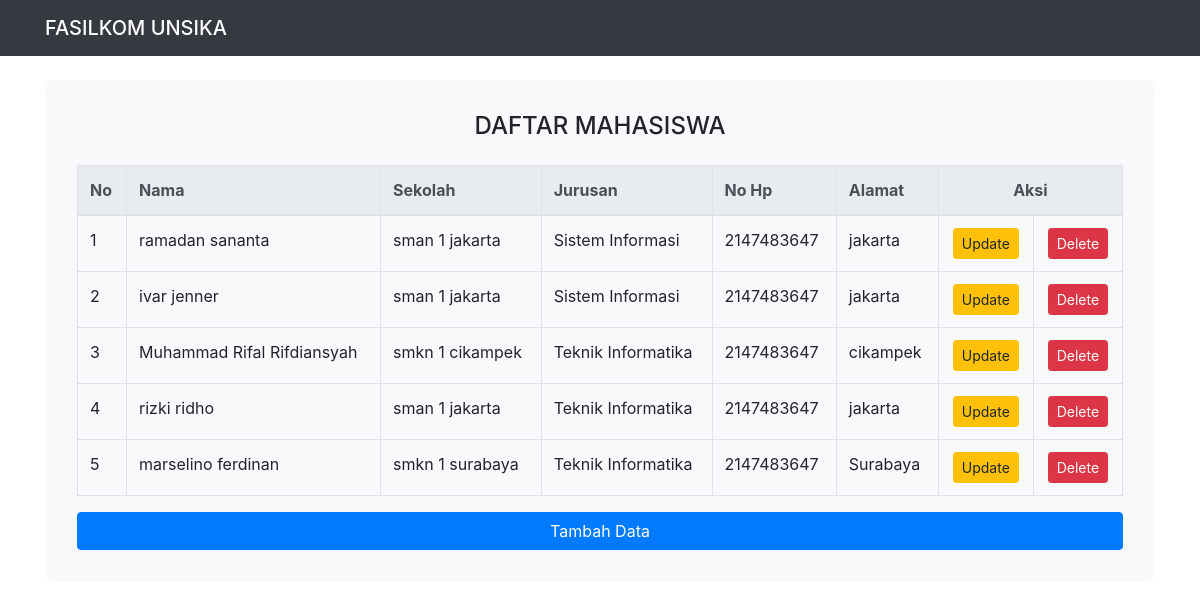
Screenshot of /tugasCRUD/crud/index.php with the database file from the repository.
### tables this page shows
CREATE TABLE `peserta` (
  `id_peserta` int(11) NOT NULL,
  `nama` varchar(100) NOT NULL,
  `sekolah` varchar(150) NOT NULL,
  `jurusan` enum('Teknik Informatika','Sistem Informasi','','') NOT NULL,
  `no_hp` int(20) NOT NULL,
  `alamat` varchar(100) NOT NULL
);

### tugasCRUD/crud/index.php (the view, shortened to what this page needs)
<!DOCTYPE html>
<html>
<head>
    <link rel="stylesheet" href="https://cdn.jsdelivr.net/npm/bootstrap@4.6.1/dist/css/bootstrap.min.css">
</head>
<body>
    <nav class="navbar navbar-dark bg-dark">
        <div class="container">
            <span class="navbar-brand mb-0 h1">FASILKOM UNSIKA</span>
        </div>
    </nav>
    <div class="container mt-4">
        <div class="jumbotron">
            <h4 class="mb-4 text-center">DAFTAR MAHASISWA</h4>
            <?php
            include "koneksi.php";
            ?>
            <table class="table table-bordered table-hover">
                <thead class="thead-light">
                    <tr>
                        <th>No</th>
                        <th>Nama</th>
                        <th>Sekolah</th>
                        <th>Jurusan</th>
                        <th>No Hp</th>
                        <th>Alamat</th>
                        <th colspan='2' class="text-center">Aksi</th>
                    </tr>
                </thead>
                <tbody>
                    <?php
                    $sql = "SELECT * FROM peserta ORDER BY id_peserta DESC";
                    $hasil = mysqli_query($db, $sql);
                    $no = 0;
                    while ($data = mysqli_fetch_array($hasil)) {
                        $no++;
                        ?>
                        <tr>
                            <td><?php echo $no; ?></td>
                            <td><?php echo $data["nama"]; ?></td>
                            <td><?php echo $data["sekolah"]; ?></td>
                            <td><?php echo $data["jurusan"]; ?></td>
                            <td><?php echo $data["no_hp"]; ?></td>
                            <td><?php echo $data["alamat"]; ?></td>
                            <td class="text-center">
                                <a href="update.php?id_peserta=<?php echo htmlspecialchars($data['id_peserta']); ?>" class="btn btn-warning btn-sm" role="button">Update</a>
                            </td>
                            <td class="text-center">
                                <a href="<?php echo htmlspecialchars($_SERVER["PHP_SELF"]); ?>?id_peserta=<?php echo $data['id_peserta']; ?>" class="btn btn-danger btn-sm" role="button" onclick="return confirm('Apakah Anda yakin ingin menghapus data ini?')">Delete</a>
                            </td>
                        </tr>
                        <?php
                    }
                    ?>
                </tbody>
            </table>
            <a href="create.php" class="btn btn-primary btn-block">Tambah Data</a>
        </div>
    </div>
</body>
</html>

### tugasCRUD/crud/index.php (style rules this page uses)
.jumbotron { background-color: #f8f9fa; padding: 2rem; border-radius: 10px; }

### rows the page displays
peserta: nama "ramadan sananta", sekolah "sman 1 jakarta", jurusan "Sistem Informasi", no_hp "2147483647", alamat "jakarta"
peserta: nama "ivar jenner", sekolah "sman 1 jakarta", jurusan "Sistem Informasi", no_hp "2147483647", alamat "jakarta"
peserta: nama "Muhammad Rifal Rifdiansyah", sekolah "smkn 1 cikampek", jurusan "Teknik Informatika", no_hp "2147483647", alamat "cikampek"
peserta: nama "rizki ridho", sekolah "sman 1 jakarta", jurusan "Teknik Informatika", no_hp "2147483647", alamat "jakarta"
peserta: nama "marselino ferdinan", sekolah "smkn 1 surabaya", jurusan "Teknik Informatika", no_hp "2147483647", alamat "Surabaya"
